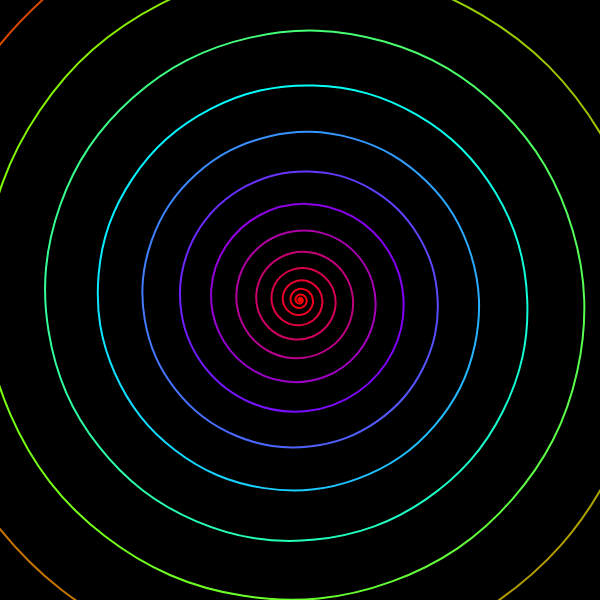
Frame 1 (no input)
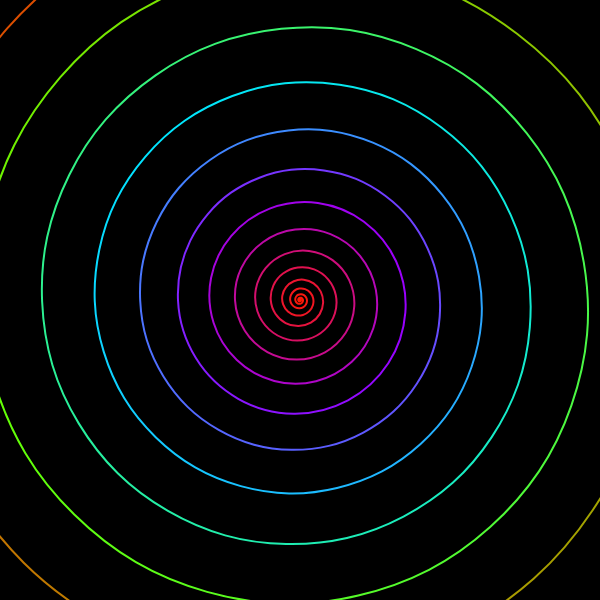
Frame 60 (no input)
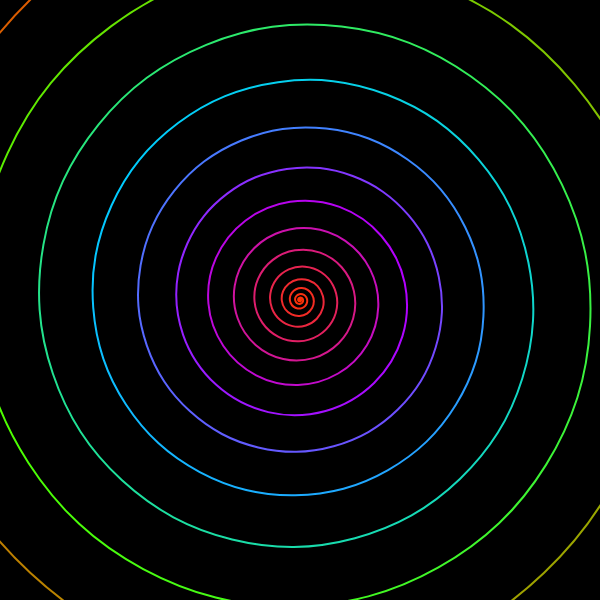
Frame 120 (the mouse pressed at the canvas centre since frame 60)

The p5.js sketch that drew these frames (run headless with seeded random() and noise() and a simulated clock; from frame 60 on, the mouse is pressed at the canvas centre):

// p5.js sketch
// ── sketch.js
var resolution = 200;
var rotations = 16;


var rotationPerArc;
var distancePerArc;

var spiralRadius;

var rt = 0;
var drtSlider;


function preload(){

}

function setup(){
	createCanvas(600, 600);

	spiralRadius = sqrt(2 * (width / 2) * (width / 2))

	rotationPerArc = rotations * TWO_PI / resolution;
	distancePerArc = spiralRadius / (resolution * resolution * resolution);

	drtSlider = createSlider(0, PI, 0.1, 0);

	colorMode(HSB);
}

function draw(){
	background(0);
	
	push();
	translate(width / 2, height / 2)

	noFill();
	stroke(255);
	strokeWeight(2);

  	var grad = this.drawingContext.createRadialGradient(0, 0, 0, 0, 0, spiralRadius);
  	grad.addColorStop(0, 	color((360 + rt) % 360, 255, 255));
  	grad.addColorStop(0.25, color((270 + rt) % 360, 255, 255));
  	grad.addColorStop(0.5, 	color((180 + rt) % 360, 255, 255));
  	grad.addColorStop(0.75, color((90  + rt) % 360, 255, 255));
  	grad.addColorStop(1, 	color((0   + rt) % 360, 255, 255));

  	this.drawingContext.strokeStyle = grad;

	beginShape();
	for (var i = 1; i < resolution; i++) {
		x = distancePerArc * i * i * i * cos(rotationPerArc * i + rt);
		y = distancePerArc * i * i * i * sin(rotationPerArc * i + rt);

		curveVertex(x, y);
	}
	endShape();
	pop();

	rt += drtSlider.value();
}
